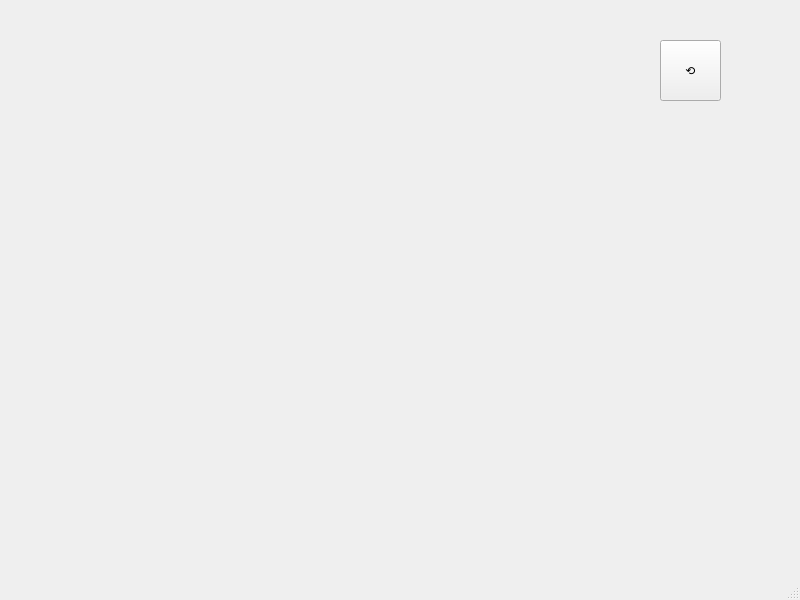
<?xml version="1.0" encoding="UTF-8"?>
<ui version="4.0">
 <class>MainWindow</class>
 <widget class="QMainWindow" name="MainWindow">
  <property name="geometry">
   <rect>
    <x>0</x>
    <y>0</y>
    <width>800</width>
    <height>600</height>
   </rect>
  </property>
  <property name="windowTitle">
   <string>MainWindow</string>
  </property>
  <widget class="QWidget" name="centralwidget">
   <widget class="QPushButton" name="Command_Window_Cancle_Btn">
    <property name="geometry">
     <rect>
      <x>660</x>
      <y>40</y>
      <width>61</width>
      <height>61</height>
     </rect>
    </property>
    <property name="styleSheet">
     <string notr="true">font: 36pt &quot;.AppleSystemUIFont&quot;;</string>
    </property>
    <property name="text">
     <string>⟲</string>
    </property>
   </widget>
   <widget class="QWidget" name="gridLayoutWidget">
    <property name="geometry">
     <rect>
      <x>180</x>
      <y>160</y>
      <width>411</width>
      <height>221</height>
     </rect>
    </property>
    <layout class="QGridLayout" name="gridLayout"/>
   </widget>
  </widget>
  <widget class="QMenuBar" name="menubar">
   <property name="geometry">
    <rect>
     <x>0</x>
     <y>0</y>
     <width>800</width>
     <height>22</height>
    </rect>
   </property>
  </widget>
  <widget class="QStatusBar" name="statusbar"/>
 </widget>
 <resources/>
 <connections/>
</ui>
